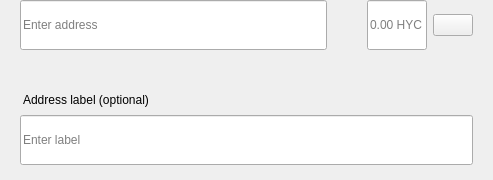
<?xml version="1.0" encoding="UTF-8"?>
<ui version="4.0">
 <class>SendMultiRow</class>
 <widget class="QWidget" name="SendMultiRow">
  <property name="geometry">
   <rect>
    <x>0</x>
    <y>0</y>
    <width>493</width>
    <height>180</height>
   </rect>
  </property>
  <property name="minimumSize">
   <size>
    <width>0</width>
    <height>0</height>
   </size>
  </property>
  <property name="maximumSize">
   <size>
    <width>16777215</width>
    <height>16777215</height>
   </size>
  </property>
  <property name="windowTitle">
   <string>Form</string>
  </property>
  <layout class="QVBoxLayout" name="verticalLayout_3">
   <property name="spacing">
    <number>0</number>
   </property>
   <property name="leftMargin">
    <number>0</number>
   </property>
   <property name="topMargin">
    <number>0</number>
   </property>
   <property name="rightMargin">
    <number>20</number>
   </property>
   <property name="bottomMargin">
    <number>5</number>
   </property>
   <item alignment="Qt::AlignTop">
    <widget class="QWidget" name="widget" native="true">
     <property name="sizePolicy">
      <sizepolicy hsizetype="Expanding" vsizetype="Maximum">
       <horstretch>0</horstretch>
       <verstretch>0</verstretch>
      </sizepolicy>
     </property>
     <property name="minimumSize">
      <size>
       <width>0</width>
       <height>60</height>
      </size>
     </property>
     <property name="maximumSize">
      <size>
       <width>16777215</width>
       <height>85</height>
      </size>
     </property>
     <layout class="QHBoxLayout" name="horizontalLayout" stretch="6,0,2">
      <property name="spacing">
       <number>0</number>
      </property>
      <property name="leftMargin">
       <number>8</number>
      </property>
      <property name="topMargin">
       <number>0</number>
      </property>
      <property name="rightMargin">
       <number>0</number>
      </property>
      <property name="bottomMargin">
       <number>0</number>
      </property>
      <item alignment="Qt::AlignTop">
       <widget class="QStackedWidget" name="stackedAddress">
        <property name="minimumSize">
         <size>
          <width>0</width>
          <height>50</height>
         </size>
        </property>
        <property name="maximumSize">
         <size>
          <width>16777215</width>
          <height>50</height>
         </size>
        </property>
        <widget class="QWidget" name="page_4">
         <property name="sizePolicy">
          <sizepolicy hsizetype="Expanding" vsizetype="Preferred">
           <horstretch>0</horstretch>
           <verstretch>0</verstretch>
          </sizepolicy>
         </property>
         <property name="minimumSize">
          <size>
           <width>0</width>
           <height>50</height>
          </size>
         </property>
         <property name="maximumSize">
          <size>
           <width>16777215</width>
           <height>55</height>
          </size>
         </property>
         <layout class="QVBoxLayout" name="verticalLayout_7">
          <property name="spacing">
           <number>0</number>
          </property>
          <property name="leftMargin">
           <number>12</number>
          </property>
          <property name="topMargin">
           <number>0</number>
          </property>
          <property name="rightMargin">
           <number>0</number>
          </property>
          <property name="bottomMargin">
           <number>0</number>
          </property>
          <item>
           <widget class="QLineEdit" name="lineEditAddress">
            <property name="minimumSize">
             <size>
              <width>0</width>
              <height>50</height>
             </size>
            </property>
            <property name="maximumSize">
             <size>
              <width>16777215</width>
              <height>50</height>
             </size>
            </property>
            <property name="placeholderText">
             <string>Enter address</string>
            </property>
           </widget>
          </item>
         </layout>
        </widget>
        <widget class="QWidget" name="page_3"/>
       </widget>
      </item>
      <item>
       <spacer name="horizontalSpacer_3">
        <property name="orientation">
         <enum>Qt::Horizontal</enum>
        </property>
        <property name="sizeType">
         <enum>QSizePolicy::Fixed</enum>
        </property>
        <property name="sizeHint" stdset="0">
         <size>
          <width>40</width>
          <height>20</height>
         </size>
        </property>
       </spacer>
      </item>
      <item>
       <layout class="QHBoxLayout" name="horizontalLayout_2">
        <property name="spacing">
         <number>6</number>
        </property>
        <item alignment="Qt::AlignTop">
         <widget class="QLineEdit" name="lineEditAmount">
          <property name="sizePolicy">
           <sizepolicy hsizetype="Expanding" vsizetype="Preferred">
            <horstretch>0</horstretch>
            <verstretch>0</verstretch>
           </sizepolicy>
          </property>
          <property name="minimumSize">
           <size>
            <width>0</width>
            <height>50</height>
           </size>
          </property>
          <property name="maximumSize">
           <size>
            <width>16777215</width>
            <height>50</height>
           </size>
          </property>
          <property name="maxLength">
           <number>17</number>
          </property>
          <property name="alignment">
           <set>Qt::AlignLeading|Qt::AlignLeft|Qt::AlignVCenter</set>
          </property>
          <property name="placeholderText">
           <string notr="true">0.00 HYC</string>
          </property>
         </widget>
        </item>
        <item>
         <layout class="QVBoxLayout" name="verticalLayout">
          <property name="topMargin">
           <number>14</number>
          </property>
          <property name="bottomMargin">
           <number>0</number>
          </property>
          <item alignment="Qt::AlignTop">
           <widget class="QPushButton" name="btnMenu">
            <property name="minimumSize">
             <size>
              <width>0</width>
              <height>0</height>
             </size>
            </property>
            <property name="maximumSize">
             <size>
              <width>16777215</width>
              <height>16777215</height>
             </size>
            </property>
            <property name="focusPolicy">
             <enum>Qt::NoFocus</enum>
            </property>
            <property name="text">
             <string/>
            </property>
           </widget>
          </item>
         </layout>
        </item>
       </layout>
      </item>
     </layout>
    </widget>
   </item>
   <item>
    <widget class="QWidget" name="layoutLabel" native="true">
     <property name="minimumSize">
      <size>
       <width>0</width>
       <height>0</height>
      </size>
     </property>
     <property name="maximumSize">
      <size>
       <width>16777215</width>
       <height>16777215</height>
      </size>
     </property>
     <layout class="QVBoxLayout" name="verticalLayout_9">
      <property name="spacing">
       <number>6</number>
      </property>
      <property name="leftMargin">
       <number>20</number>
      </property>
      <property name="topMargin">
       <number>0</number>
      </property>
      <property name="rightMargin">
       <number>0</number>
      </property>
      <property name="bottomMargin">
       <number>10</number>
      </property>
      <item>
       <spacer name="verticalSpacer">
        <property name="orientation">
         <enum>Qt::Vertical</enum>
        </property>
        <property name="sizeType">
         <enum>QSizePolicy::Fixed</enum>
        </property>
        <property name="sizeHint" stdset="0">
         <size>
          <width>20</width>
          <height>20</height>
         </size>
        </property>
       </spacer>
      </item>
      <item>
       <widget class="QLabel" name="labelSubtitleDescription">
        <property name="styleSheet">
         <string notr="true">margin-bottom:2px;
margin-left:0.05px;
padding:0px;</string>
        </property>
        <property name="text">
         <string>Address label (optional)</string>
        </property>
       </widget>
      </item>
      <item>
       <widget class="QLineEdit" name="lineEditDescription">
        <property name="minimumSize">
         <size>
          <width>0</width>
          <height>50</height>
         </size>
        </property>
        <property name="maximumSize">
         <size>
          <width>16777215</width>
          <height>50</height>
         </size>
        </property>
        <property name="placeholderText">
         <string>Enter label</string>
        </property>
       </widget>
      </item>
     </layout>
    </widget>
   </item>
  </layout>
 </widget>
 <resources/>
 <connections/>
</ui>
